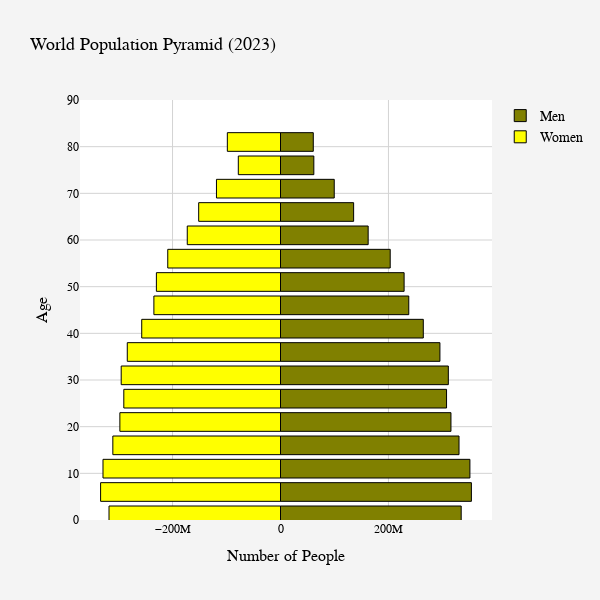

Here is the notebook cell this chart was saved with:
### Markdown cell above
# A Population Pyramid of the World

### Code cell
py.init_notebook_mode(connected=True)

ages = []
for a in range(0,80,5):
    ages.append(f"{a:02d}"+f"{a+4:02d}")

ages.append("80UP")

layout_world1 = go.Layout(
    title="World Population Pyramid (2023)",
    title_font=dict(size=18, color='black'),
    barmode='overlay',
    width=600,
    height=600,
    paper_bgcolor='#f4f4f4',
    plot_bgcolor='#ffffff',
    font=dict(family="Arial, sans-serif", size=14, color="black"),
    xaxis=dict(
        title='Number of People',
        title_font=dict(size=16),
        tickfont=dict(size=12),
        gridcolor='lightgray'
    ),
    yaxis=dict(
        range=[0, 90],
        title='Age',
        title_font=dict(size=16),
        tickfont=dict(size=12),
        gridcolor='lightgray'
    ),
    showlegend=True
)

bins_world1 = [go.Bar(x = world.loc[str(2023),:].filter(regex="Male").values,
               y = [int(s[:2])+1 for s in ages],
               orientation='h',
               name='Men',
               marker=dict(color='olive', line=dict(color='black', width=1)),
               hoverinfo='skip'
               ),

        go.Bar(x = -world.loc[str(2023),:].filter(regex="Female").values,
               y=[int(s[:2])+1 for s in ages],
               orientation='h',
               name='Women',
               marker=dict(color='yellow', line=dict(color='black', width=1)),
               hoverinfo='skip',
               )
        ]

py.iplot(dict(data=bins_world1, layout=layout_world1))

### Figure 1 — Plotly figure (JSON) as saved in the notebook; plotly's stock layout.template omitted (floating-point values rounded to 4 significant figures)
{"data": [{"hoverinfo": "skip", "marker": {"color": "olive", "line": {"color": "black", "width": 1}}, "name": "Men", "orientation": "h", "type": "bar", "x": [334800000.0, 353700000.0, 350900000.0, 330700000.0, 315800000.0, 307600000.0, 310900000.0, 295400000.0, 264600000.0, 237700000.0, 229000000.0, 203300000.0, 162400000.0, 135500000.0, 99570000.0, 61760000.0, 60750000.0], "y": [1, 6, 11, 16, 21, 26, 31, 36, 41, 46, 51, 56, 61, 66, 71, 76, 81]}, {"hoverinfo": "skip", "marker": {"color": "yellow", "line": {"color": "black", "width": 1}}, "name": "Women", "orientation": "h", "type": "bar", "x": [-317700000.0, -333300000.0, -328900000.0, -310600000.0, -297600000.0, -290300000.0, -295100000.0, -283900000.0, -257100000.0, -234600000.0, -230000000.0, -208900000.0, -172800000.0, -151600000.0, -118600000.0, -78180000.0, -98500000.0], "y": [1, 6, 11, 16, 21, 26, 31, 36, 41, 46, 51, 56, 61, 66, 71, 76, 81]}], "layout": {"barmode": "overlay", "font": {"color": "black", "family": "Arial, sans-serif", "size": 14}, "height": 600, "paper_bgcolor": "#f4f4f4", "plot_bgcolor": "#ffffff", "showlegend": true, "title": {"font": {"color": "black", "size": 18}, "text": "World Population Pyramid (2023)"}, "width": 600, "xaxis": {"gridcolor": "lightgray", "tickfont": {"size": 12}, "title": {"font": {"size": 16}, "text": "Number of People"}}, "yaxis": {"gridcolor": "lightgray", "range": [0, 90], "tickfont": {"size": 12}, "title": {"font": {"size": 16}, "text": "Age"}}}}
